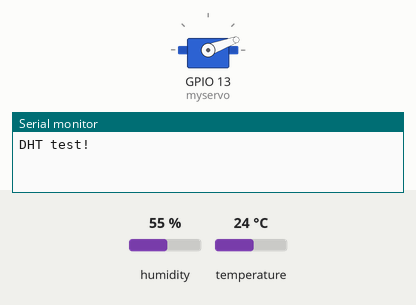
Recording of a sketch running on a simulated ESP32. Shown: servo, the last lines printed to the serial monitor. Inputs (shaded band) come from the test bench; at power-on: humidity 55 %, temperature 24 °C.

Above: at 0.1 s.
At 2.1 s:
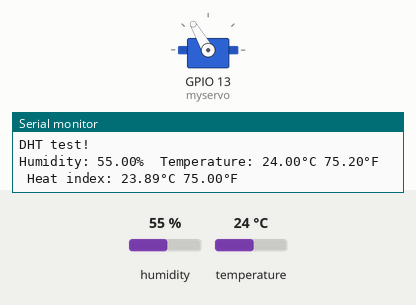
Timing chart, 0 to 3.6 s (numbered marks = the images above):
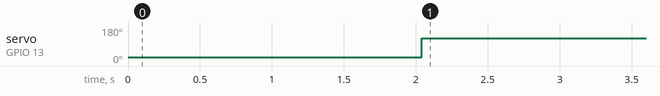

Measured:
- by itself, servo on GPIO 13 (myservo): 20° → 120° at 2.0 s

The sketch:

dht11_with_servo_via_esp32.ino
```cpp
#include "DHT.h"
#include <Servo.h>
Servo myservo;
int pos = 20;
#define DHTPIN 4
#define DHTTYPE DHT11
DHT dht(DHTPIN, DHTTYPE);

void setup() {
  myservo.attach(13);
  pinMode(13,OUTPUT);
  pinMode(4,INPUT);
  Serial.begin(9600);
  Serial.println(F("DHT test!"));
  dht.begin();
  myservo.write(pos);

}
void loop() {
  delay(2000);
  float h = dht.readHumidity();
  // Read temperature as Celsius (the default)
  float t = dht.readTemperature();
  float f = dht.readTemperature(true);

  if (isnan(h) || isnan(t) || isnan(f)) {
  Serial.println(F("Failed to read from DHT sensor!"));
  return;
  }
// Compute heat index in Fahrenheit (the default)
   float hif = dht.computeHeatIndex(f, h);
// Compute heat index in Celsius
  float hic = dht.computeHeatIndex(t, h, false);
Serial.print(F("Humidity: "));
  Serial.print(h);
  Serial.print(F("%  Temperature: "));
  Serial.print(t);
  Serial.print(F("°C "));
  Serial.print(f);
  Serial.print(F("°F  Heat index: "));
  Serial.print(hic);
  Serial.print(F("°C "));
  Serial.print(hif);
  Serial.println(F("°F"));
  if (t >= 25.00 || h >= 46.00)
  {
    //digitalWrite(led,HIGH);
    myservo.write(pos+100);
    delay(1000);
  }
  else if  (t >= 35.00 || h >= 56.00)
  {
    //digitalWrite(led,HIGH);
    myservo.write(pos+160);
    delay(1000);
  }
  else
  {
   // digitalWrite(led,LOW);
      myservo.write(pos);
  }
  delay(300);


}
```
